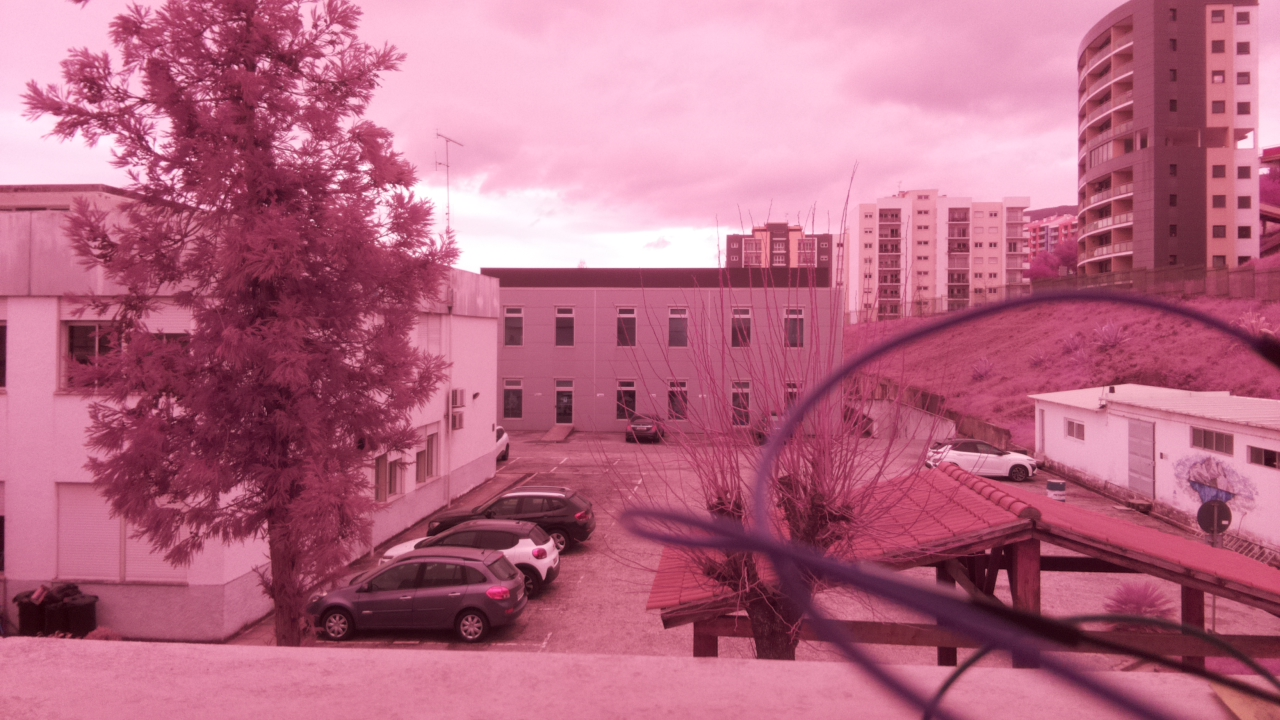
#> input picture Camera/picture.jpg, 1280 x 720 px
$ python ndvi_r.py
#> lines starting #> are read from the running program, lines starting #| are printed output that depends on the picture; after the words box and inside, x2 and y2 are one past the last pixel; in counts of white or black regions, pixels touching at a corner belong together
import cv2
import numpy as np
from fastiecm import fastiecm

original = cv2.imread('picture.jpg') # Load image from /images/
#> original is the input picture: shape (720, 1280, 3); mean B, G, R 131.1, 104.6, 182.6

"""def display(image, image_name):
    image = np.array(image, dtype=float)/float(255)  # Convert to an array of pixels

    shape = image.shape # get image shape

    height = int(shape[0]/3) # image height displayed on screen
    width = int(shape[1]/3) # image width displayed on screen

    image = cv2.resize(image, (width, height)) # resize the image

    # creates a window with the image displayed

    cv2.namedWindow(image_name)
    cv2.imshow(image_name, image)
    cv2.waitKey(0)
    cv2.destroyAllWindows()"""

def contrast_stretch(im):
    # The next step is to find the largest and smallest of those numbers

    in_min = np.percentile(im, 5) # find the top 5% brightness of pixels in the image
#> in_min = 39
    in_max = np.percentile(im, 95) # find the bottom 5% brightness of pixels in the image
#> in_max = 253

    out_min = 0.0 # lowest possible brightness
    out_max = 255.0 # highest possible brightness

    # increases the constrast

    out = im - in_min
    out *= ((out_min - out_max) / (in_min - in_max))
    out += in_min

    return out # returns the contrasted image


def calc_ndvi(image):
    b, g, r = cv2.split(image) # split in to the rgb channels

    # NDVI = (NIR – Red) / (NIR + Red)

    # The red and blue channels need to be added together and stored as bottom.
    # The blue channel can then have the red channel subtracted and then divided by the bottom calculation.

    # Because we’re doing a division, we also need to make sure that none of our divisors are 0, or there will be an error.

    bottom = (r.astype(float) + b.astype(float))
    bottom[bottom==0] = 0.01
    ndvi = (r.astype(float) - b) / bottom
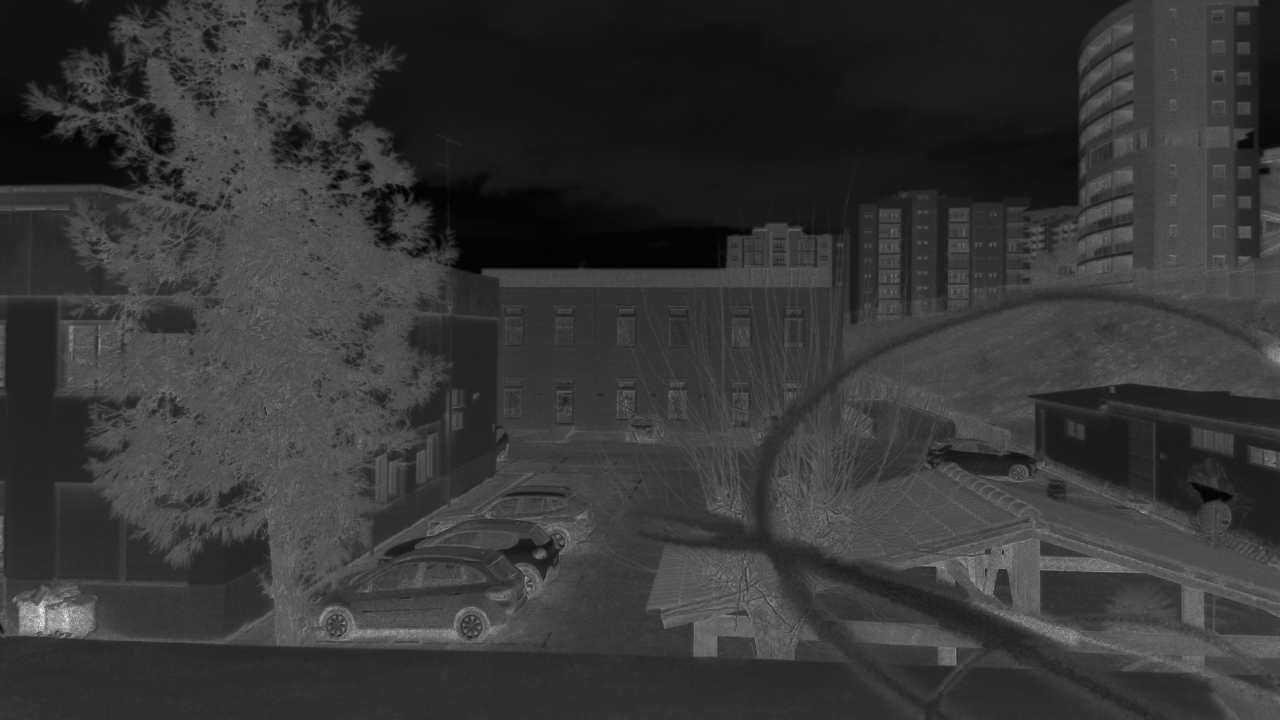
#> ndvi: shape (720, 1280) float64; min -0.0168, max 1.02, mean 0.205; drawn with min black and max white

    return ndvi


contrasted = contrast_stretch(original) # contrast the original image

cv2.imwrite('images/contrasted.png', contrasted) # saves the contrasted image to a file

ndvi = calc_ndvi(contrasted) # calculates the ndvi with the contrasted image

cv2.imwrite('images/ndvi.png', ndvi) # saves the ndvi image to a file
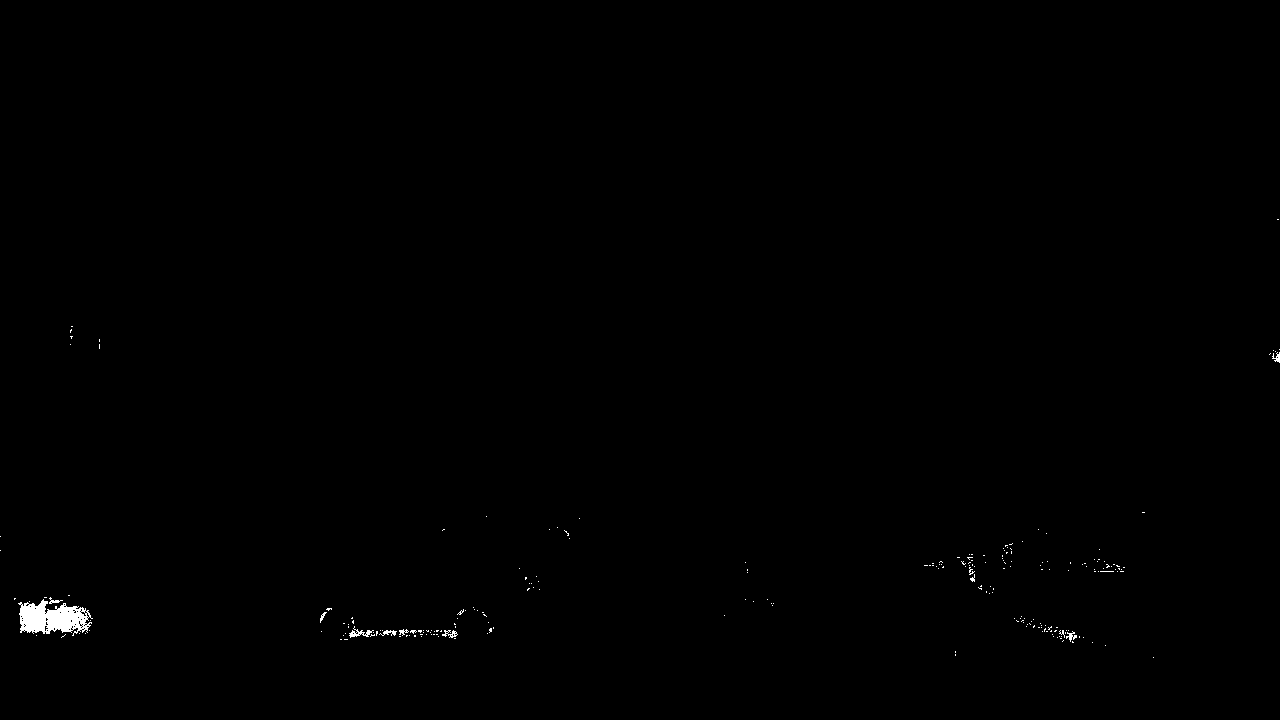
#> saved as ndvi.png: shape (720, 1280); values 0 (black) and 1 (white), 0.29% white; 235 white regions (224 under 20 px), largest, box (x1, y1, x2, y2) and area: (18, 599, 93, 636) 1676, (349, 626, 374, 638) 103, (442, 630, 458, 638) 62

ndvi_contrasted = contrast_stretch(ndvi) # enhance the image

cv2.imwrite('images/ndvi_contrasted.png', ndvi_contrasted) # saves the ndvi contrasted image to a file

#display(original, 'Original')
#display(contrasted, 'Contrasted original')
#display(ndvi, 'NDVI')
#display(ndvi_contrasted, 'NDVI Contrasted')

# Because it’s difficult for humans to tell the difference between different shades of grey. We can run the image through a colour mapping process that will turn really bright pixels to the colour red and dark pixels to the colour blue.

# The image is greyscale which means that each pixel can be represented by a single number from 0 to 255.

# The fastie colour map takes dark pixels and makes them white. Then the brighter the original pixels, the further along the spectrum the colours are shifted. So dark grey pixels become blue, while bright white pixels become red.

color_mapped_prep = ndvi_contrasted.astype(np.uint8)
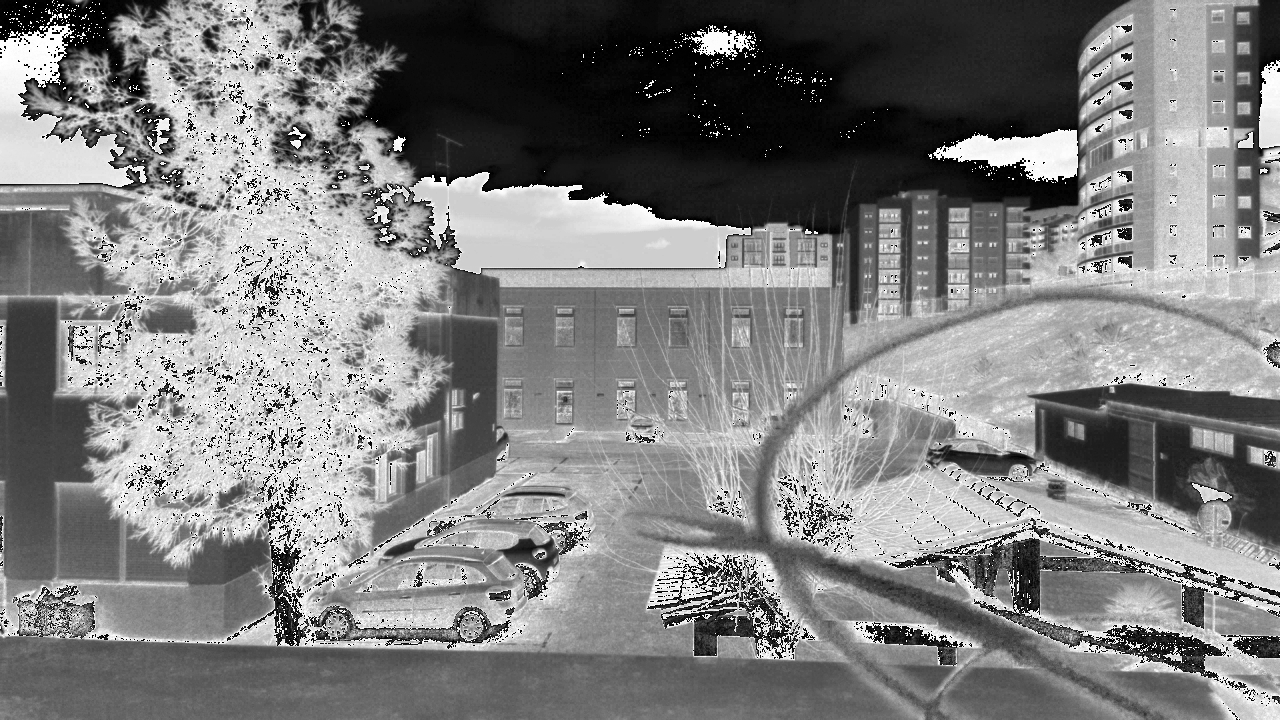
#> color_mapped_prep: shape (720, 1280); min 0, max 255, mean 127.6
color_mapped_image = cv2.applyColorMap(color_mapped_prep, fastiecm)
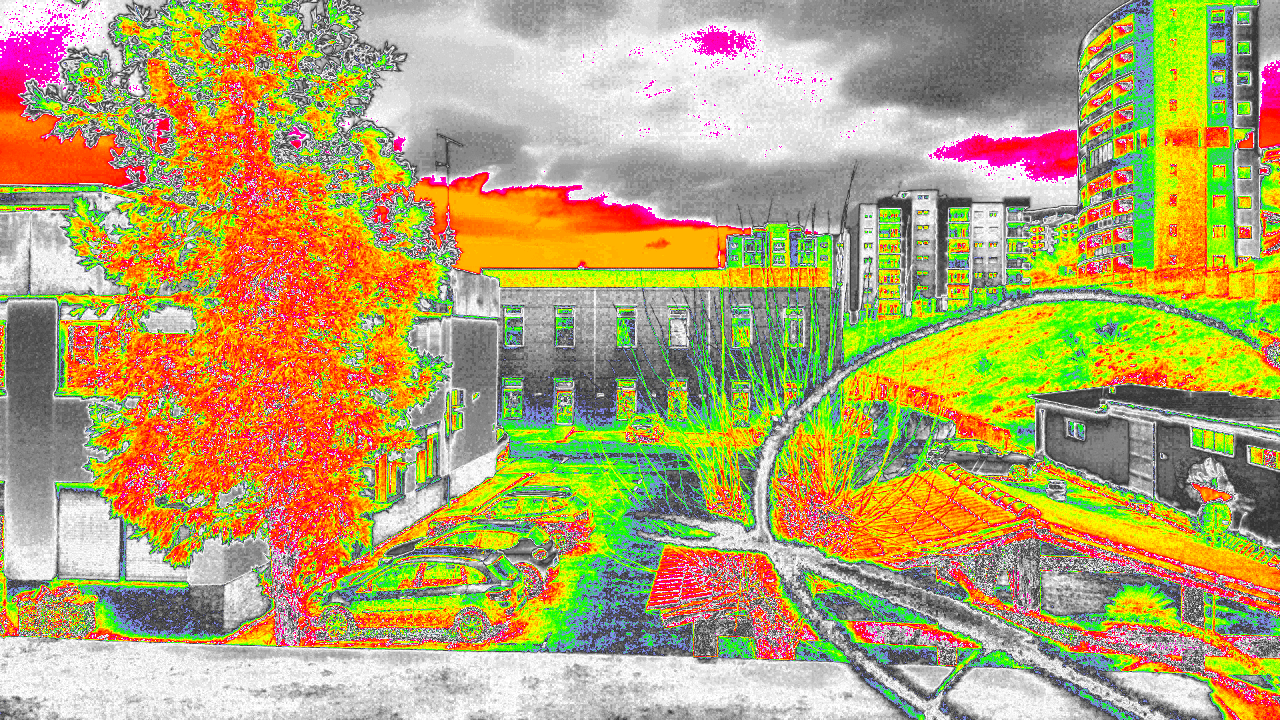
#> color_mapped_image: shape (720, 1280, 3); mean B, G, R 107.4, 165, 180.5

cv2.imwrite('images/color_mapped_image.png', color_mapped_image)

#display(color_mapped_image, 'Color mapped')
